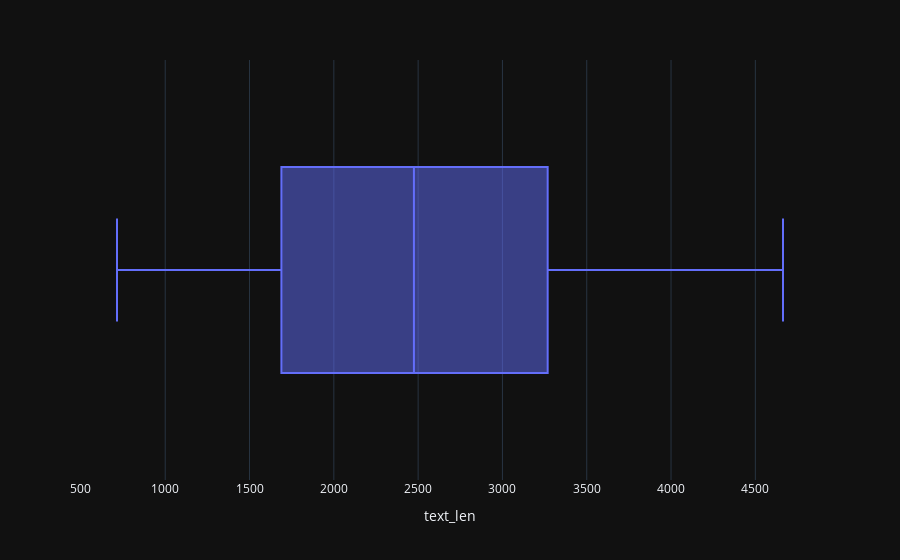

The cell this chart's notebook holds for it:
### Code cell
filter_unknown = df_extracted['delimiter_type'] == 'unknown'
filter_heading = df_extracted['delimiter_type'] == 'heading_hierarchical'

px.box(df_extracted[filter_unknown], x='text_len')

### Figure 1 — Plotly figure (JSON) as saved in the notebook; plotly's stock layout.template omitted (floating-point values rounded to 4 significant figures)
{"data": [{"alignmentgroup": "True", "hovertemplate": "text_len=%{x}<extra></extra>", "legendgroup": "", "marker": {"color": "#636efa"}, "name": "", "notched": false, "offsetgroup": "", "orientation": "h", "showlegend": false, "x": [4664, 2475, 714, 2803, 2014], "x0": " ", "xaxis": "x", "y0": " ", "yaxis": "y", "type": "box"}], "layout": {"xaxis": {"anchor": "y", "domain": [0.0, 1.0], "title": {"text": "text_len"}}, "yaxis": {"anchor": "x", "domain": [0.0, 1.0]}, "legend": {"tracegroupgap": 0}, "margin": {"t": 60}, "boxmode": "group"}}
